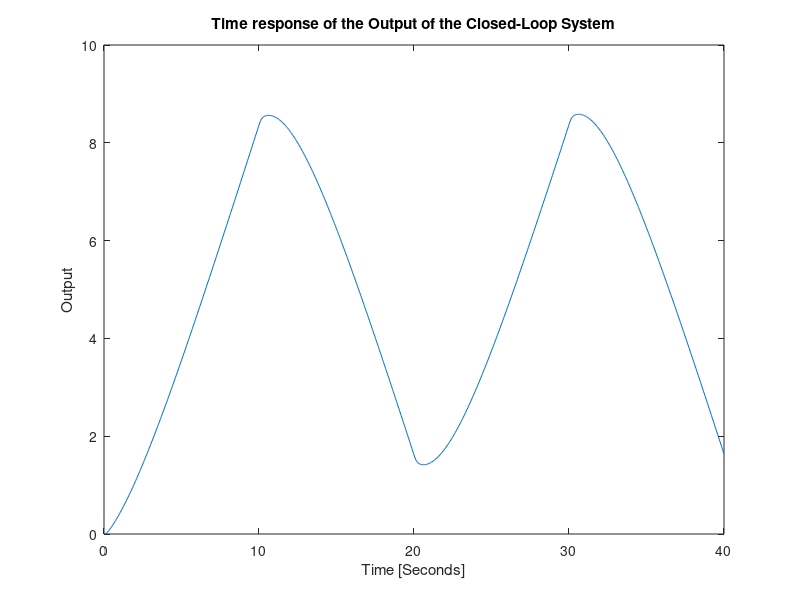
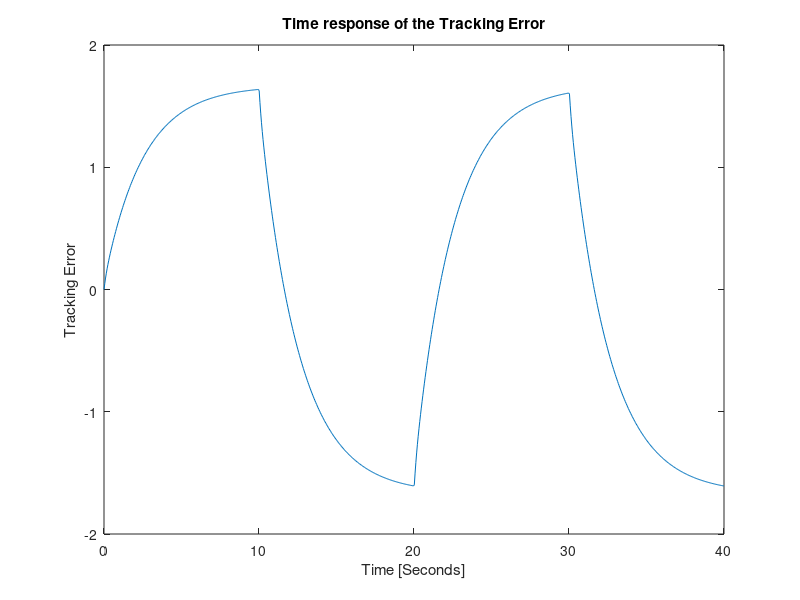

The MATLAB source for these figures, in order:
%Brandon Lim
%Homework 6 Classical Control Systems
clear, clc, close all

%Problem 1
    %Initialzing variable
        t = linspace(0,50,1000);
    %Input 
        r = zeros(size(t));
        r(0 <= t & t < 10) = t(0 <= t & t < 10);
        r(10 <= t & t < 20) = 10-r(0 <= t & t < 10);
        r(20 <= t & t < 30) = t(0 <= t & t < 10);
        r(30 <= t & t < 40) = 10-r(0 <= t & t < 10);
    %Transfer function
        Gs = tf([75 75],[1 30 200 75])
        Es = tf([1 30 125 0], [1 30 200 75])
    %Plotting time response of the output of the close-loop system (a)
        figure
        [y1,tOut1] = lsim(Gs,r(1:800),t(1:800));
        plot(tOut1,y1)
        xlabel("Time [Seconds]")
        ylabel("Output")
        title("Time response of the Output of the Closed-Loop System")
    %Plotting tracking error as a function of time
        figure
        [y2,tOut2] = lsim(Es,r(1:800),t(1:800))
        plot(tOut2,y2)
        xlabel("Time [Seconds]")
        ylabel("Tracking Error")
        title("Time response of the Tracking Error")